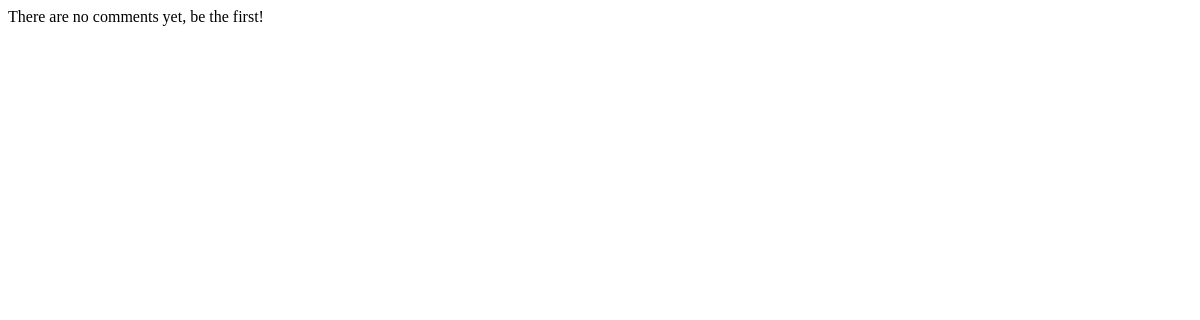
Before: /social/post/4/comments/ with the older database file.
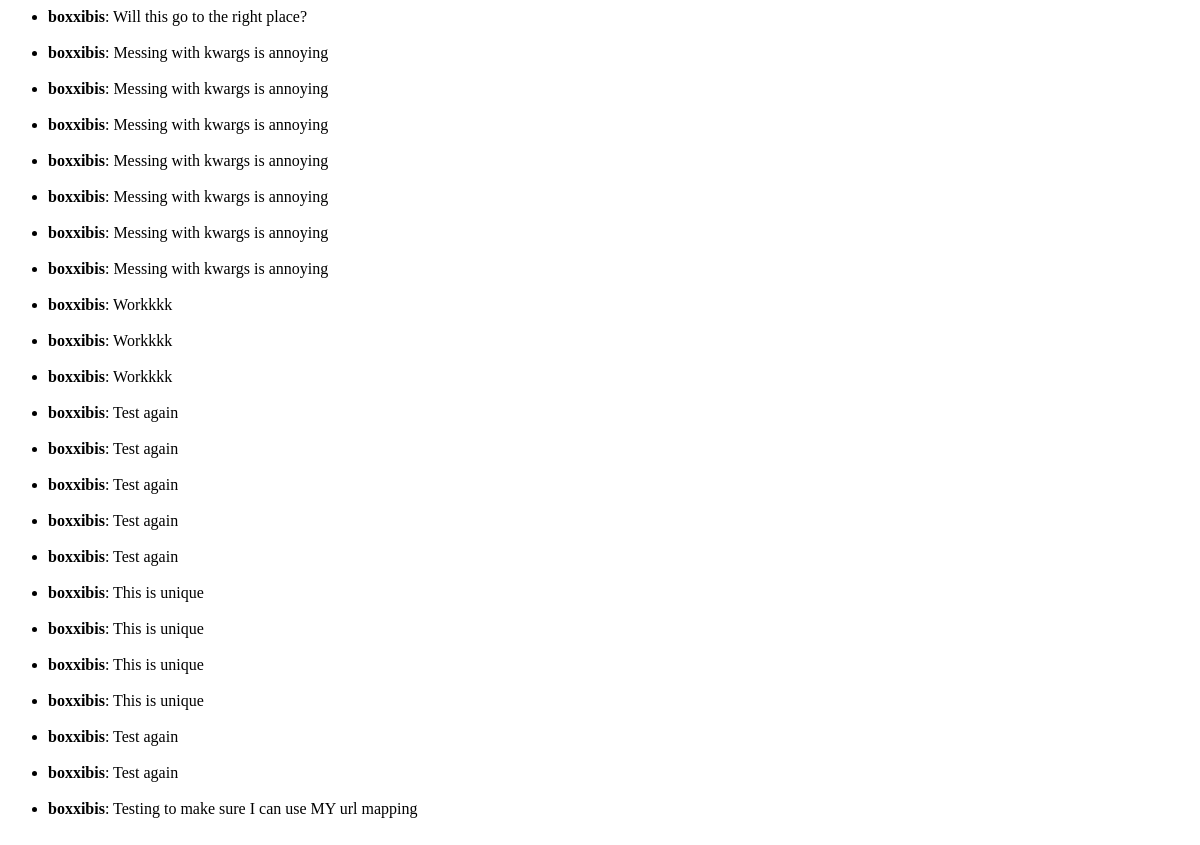
After: the same page with the newer database file.
### social/models.py (models this page shows, shortened)
class Comment(models.Model):
    user = models.ForeignKey(User, on_delete=models.CASCADE)
    post = models.ForeignKey(Post, on_delete=models.CASCADE)
    posted_on = models.DateTimeField(auto_now_add=True)
    content = models.TextField()
    image = models.FileField(blank=True, upload_to='%Y/%m/%d')
    class Meta:
        ordering = ['-posted_on']

### social/views.py (the view)
# urls.py: path('post/<int:post_id>/comments/', views.CommentListView.as_view(), name='comments'),
class CommentListView(generic.ListView):
    model = Comment
    def get_queryset(self):
        return Comment.objects.filter(post=self.kwargs['post_id'])

### social/templates/social/comment_list.html
{% if comment_list %}
<ul class="lists">
    {% for comment in comment_list %}
    <li class="border border-light" id="{{ comment.pk }}">
        <strong>{{ comment.user }}</strong>: {{ comment.content }}<br>
        {% if comment.user == user %}
        <button class="btn btn-link btn-xs" id="{{ comment.pk }}" onClick="edit_comment.call(this, event)">Edit</button>
        <button class="btn btn-link btn-xs" id="{{ comment.pk }}" onClick="delete_comment.call(this, event)">Delete</button>
        {% else %}
        <br>
        {% endif %}
    </li>
    {% endfor %}
</ul>
{% else %}
<p>There are no comments yet, be the first!<p>
{% endif %}

Changed rows visible on the page:
added Comment: user "boxxibis", content "Will this go to the right place?"
added Comment: user "boxxibis", content "Messing with kwargs is annoying"
added Comment: user "boxxibis", content "Messing with kwargs is annoying"
added Comment: user "boxxibis", content "Messing with kwargs is annoying"
added Comment: user "boxxibis", content "Messing with kwargs is annoying"
added Comment: user "boxxibis", content "Messing with kwargs is annoying"
added Comment: user "boxxibis", content "Messing with kwargs is annoying"
added Comment: user "boxxibis", content "Messing with kwargs is annoying"
added Comment: user "boxxibis", content "Workkkk"
added Comment: user "boxxibis", content "Workkkk"
added Comment: user "boxxibis", content "Workkkk"
added Comment: user "boxxibis", content "Test again"
added Comment: user "boxxibis", content "Test again"
added Comment: user "boxxibis", content "Test again"
added Comment: user "boxxibis", content "Test again"
added Comment: user "boxxibis", content "Test again"
added Comment: user "boxxibis", content "This is unique"
added Comment: user "boxxibis", content "This is unique"
added Comment: user "boxxibis", content "This is unique"
added Comment: user "boxxibis", content "This is unique"
added Comment: user "boxxibis", content "Test again"
added Comment: user "boxxibis", content "Test again"
added Comment: user "boxxibis", content "Testing to make sure I can use MY url mapping"
Other visible differences:
text no longer shown: "There are no comments yet, be the first!"
